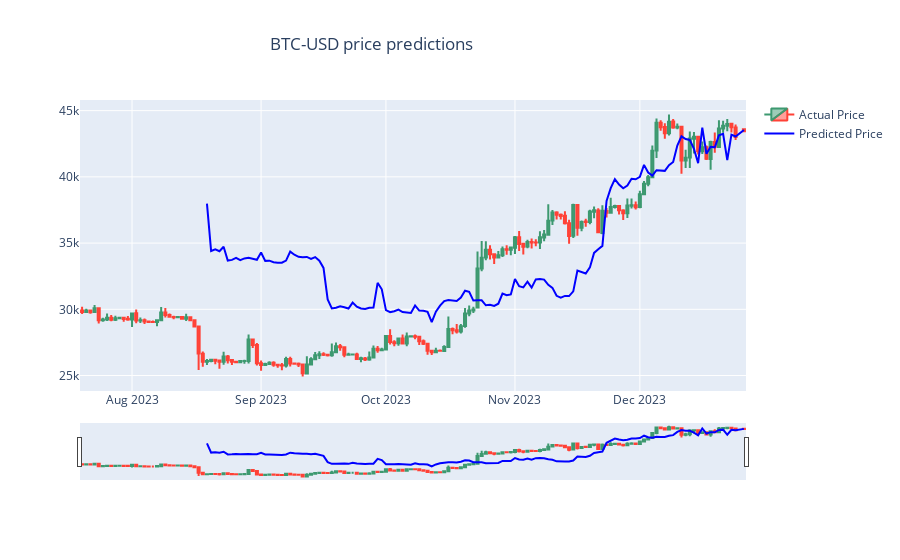

The code cell stored with this chart in its notebook:
### Code cell
import plotly.graph_objects as go

import pandas as pd
from datetime import datetime

df = prices_df_val.iloc[200:]

fig = go.Figure(data=[
        go.Candlestick(
            x=df['Date'],
            open=df['Open'],
            high=df['High'],
            low=df['Low'],
            close=df['Close'],
            name='Actual Price'
        ),
        go.Scatter(
            x=date,
            y=predict_out,
            line=dict(color='blue'),
            name='Predicted Price'
            )
    ]).update_layout(title_text=tickers+' price predictions', title_x=0.3)

fig.show()

### Figure 1 — Plotly figure (JSON) as saved in the notebook; plotly's stock layout.template omitted (floating-point values rounded to 4 significant figures; data arrays with more than 128 entries replaced by an {"elided": "..."} marker saying what was removed)
{"data": [{"close": {"elided": "159 float values"}, "high": {"elided": "159 float values"}, "low": {"elided": "159 float values"}, "name": "Actual Price", "open": {"elided": "159 float values"}, "type": "candlestick", "x": {"elided": "159 str values"}}, {"line": {"color": "blue"}, "name": "Predicted Price", "type": "scatter", "x": {"elided": "129 str values"}, "y": {"elided": "129 float values"}}], "layout": {"title": {"text": "BTC-USD price predictions", "x": 0.3}}}
